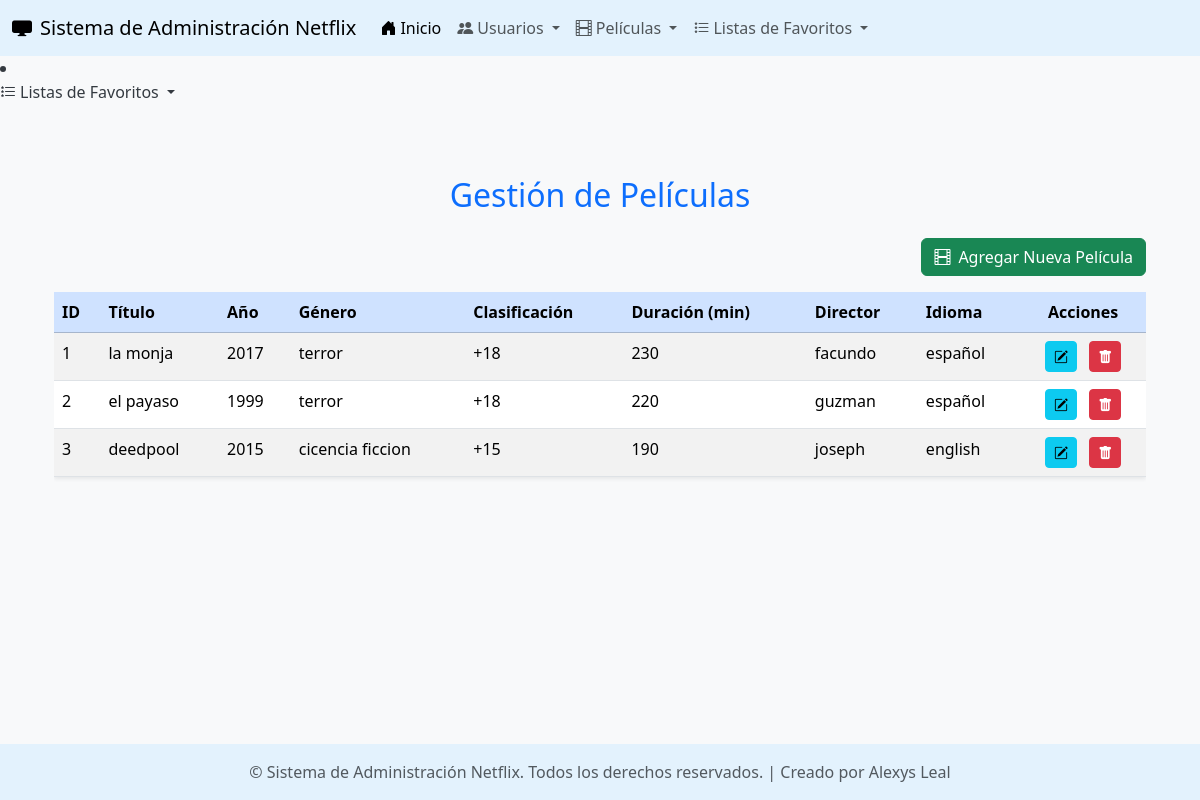
Page /peliculas/ on the committed database.
### app_Netflix/models.py (models this page shows, shortened)
class Pelicula(models.Model):
    id_pelicula = models.AutoField(primary_key=True)
    titulo = models.CharField(max_length=255)
    ano_lanzamiento = models.IntegerField()
    genero = models.CharField(max_length=100)
    clasificacion_edad = models.CharField(max_length=50)
    duracion_minutos = models.IntegerField()
    director = models.CharField(max_length=255)
    idioma_original = models.CharField(max_length=50)

### app_Netflix/views.py (the view)
# urls.py: path('peliculas/', views.ver_peliculas, name='ver_peliculas'),
def ver_peliculas(request):
    peliculas = Pelicula.objects.all()
    return render(request, 'pelicula/ver_peliculas.html', {'peliculas': peliculas})

### app_Netflix/templates/pelicula/ver_peliculas.html
{% extends 'base.html' %}
{% block content %}
<div class="container my-5">
    <h2 class="mb-4 text-center text-primary">Gestión de Películas</h2>
    <div class="text-end mb-3">
        <a href="{% url 'agregar_pelicula' %}" class="btn btn-success">
            <i class="bi bi-film me-2"></i>Agregar Nueva Película
        </a>
    </div>
    {% if peliculas %}
    <div class="table-responsive">
        <table class="table table-hover table-striped shadow-sm">
            <thead class="table-primary">
                <tr>
                    <th scope="col">ID</th>
                    <th scope="col">Título</th>
                    <th scope="col">Año</th>
                    <th scope="col">Género</th>
                    <th scope="col">Clasificación</th>
                    <th scope="col">Duración (min)</th>
                    <th scope="col">Director</th>
                    <th scope="col">Idioma</th>
                    <th scope="col" class="text-center">Acciones</th>
                </tr>
            </thead>
            <tbody>
                {% for pelicula in peliculas %}
                <tr>
                    <td>{{ pelicula.id_pelicula }}</td>
                    <td>{{ pelicula.titulo }}</td>
                    <td>{{ pelicula.ano_lanzamiento }}</td>
                    <td>{{ pelicula.genero }}</td>
                    <td>{{ pelicula.clasificacion_edad }}</td>
                    <td>{{ pelicula.duracion_minutos }}</td>
                    <td>{{ pelicula.director }}</td>
                    <td>{{ pelicula.idioma_original }}</td>
                    <td class="text-center">
                        <a href="{% url 'actualizar_pelicula' pelicula.id_pelicula %}" class="btn btn-info btn-sm me-2" title="Editar">
                            <i class="bi bi-pencil-square"></i>
                        </a>
                        <a href="{% url 'borrar_pelicula' pelicula.id_pelicula %}" class="btn btn-danger btn-sm" title="Eliminar">
                            <i class="bi bi-trash-fill"></i>
                        </a>
                    </td>
                </tr>
                {% endfor %}
            </tbody>
        </table>
    </div>
    {% else %}
    <div class="alert alert-info text-center mt-5" role="alert">
        No hay películas registradas. ¡Anímate a agregar la primera!
    </div>
    {% endif %}
</div>
{% endblock %}

### app_Netflix/templates/base.html (style rules this page uses)
body { background-color: #f8f9fa; color: #343a40; display: flex; flex-direction: column; min-height: 100vh; }

### rows in the picture
Pelicula: id_pelicula "1", titulo "la monja", ano_lanzamiento "2017", genero "terror", clasificacion_edad "+18", duracion_minutos "230", director "facundo", idioma_original "español"
Pelicula: id_pelicula "2", titulo "el payaso", ano_lanzamiento "1999", genero "terror", clasificacion_edad "+18", duracion_minutos "220", director "guzman", idioma_original "español"
Pelicula: id_pelicula "3", titulo "deedpool", ano_lanzamiento "2015", genero "cicencia ficcion", clasificacion_edad "+15", duracion_minutos "190", director "joseph", idioma_original "english"
